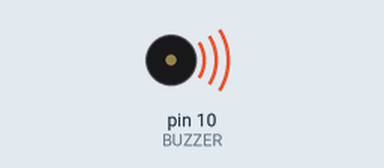
Bench run of a sketch on a simulated Arduino Uno, built with avr-gcc and run on an emulated ATmega328P. Shown: buzzer (waves = sounding).

Above: at 0.1 s.
At 3.1 s:
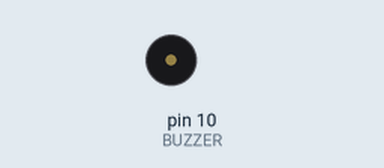
Timing chart, 0 to 4.6 s (numbered marks = the images above):
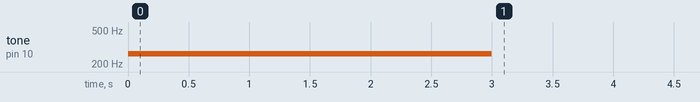

The sketch:

344_1.ino
```cpp
// p.190

const int BUZZER = 10;

void setup() {
  tone(BUZZER, 262);

  delay(3000);

  noTone(BUZZER);
}

void loop() {

}
```
